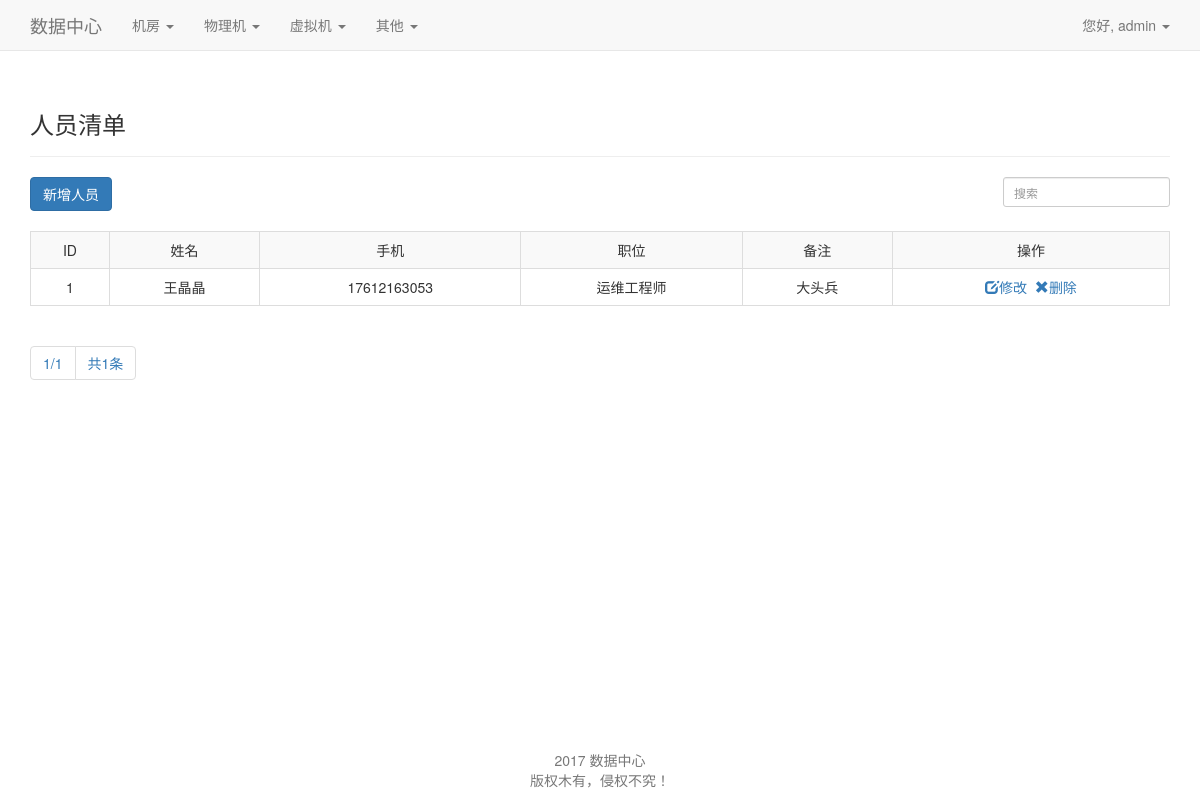
The app's page /people_items/ (signed in) with its own data.
### yto_cmdb/models.py (models this page shows, shortened)
class people(models.Model):
    people_name=models.CharField(max_length=200)
    phone = models.CharField(max_length=200)
    zhiwei = models.CharField(max_length=200)
    other=models.CharField(max_length=200)
    date_added = models.DateTimeField(auto_now_add=True)

### yto_cmdb/views.py (the view)
# urls.py: url(r'^people_items/$',views.people_list,name='people_items'),
@permission_required('yto_cmdb.delete_people', 'yto_cmdb.add_people','yto_cmdb.change_people')
@login_required()
def people_list(request):
    cmdb_list = people.objects.all().order_by('date_added')
    nums = len(cmdb_list)
    paginator = Paginator(cmdb_list, 10)
    page = request.GET.get('page')
    try:
        content = paginator.page(page)
    except PageNotAnInteger:
        content = paginator.page(1)
    except EmptyPage:
        content = paginator.page(paginator.num_pages)
    contents = {'topics': content, 'nums': nums}
    return render(request, 'yto_cmdb/people/items.html', contents)

### yto_cmdb/templates/yto_cmdb/people/items.html (shortened to what this page needs)
{% extends "yto_cmdb/base.html" %}
{% load bootstrap3 %}
{% block header %}
    <h3>人员清单</h3>
{% endblock %}
{% block content %}
    <form method="get" action="{% url 'yto_cmdb:people_search' %}" class="form-inline">
        <div class="form-group">
            <input value="新增人员" type="button" class="btn btn-primary"
                   onclick="location.href='{% url "yto_cmdb:people_new" %}'"/>
        </div>
        <div class="form-group-sm" style="float: right">
            <input type="text" name="keyword" class="form-control" placeholder="搜索" required>
        </div>
    </form>
    <br>
    <div class="table-responsive">
        <table class="table table-striped table-bordered table-hover table-responsive ">
            <tr>
                <td style="text-align:center">ID</td>
                <td style="text-align:center">姓名</td>
                <td style="text-align:center">手机</td>
                <td style="text-align:center">职位</td>
                <td style="text-align:center">备注</td>
                <td style="text-align:center" >操作</td>
            </tr>
            {% for topic in topics %}
                <tr>
                    <td style="text-align:center">{{ topic.id }}</td>
                    <td style="text-align:center">{{ topic.people_name }}</td>
                    <td style="text-align:center">{{ topic.phone }}</td>
                    <td style="text-align:center">{{ topic.zhiwei }}</td>
                    <td style="text-align:center">{{ topic.other }}</td>
                    <td style="text-align:center"><a href="{% url 'yto_cmdb:people_edit' topic.id %}"><span
                            class="glyphicon glyphicon-edit"></span>修改</a>&nbsp;
                    <a href="javascript:if(confirm('删除本条目会自动删除与其相关联的所有记录，确实要删除吗?'))location='{% url "yto_cmdb:people_delete" topic.id %}'"><span
                            class="glyphicon glyphicon-remove"></span>删除</a></td>
                </tr>
            {% endfor %}
        </table>
    </div>
    <nav aria-label="Page navigation">
        <ul class="pagination">
            {% if topics.number %}
                <li><span aria-hidden="true">{{ topics.number }}/{{ topics.paginator.num_pages }}</span></li>
                <li><span aria-hidden="true">共{{ nums }}条</span></li>
            {% endif %}
        </ul>
    </nav>
{% endblock %}

### yto_cmdb/templates/yto_cmdb/base.html (shortened to what this page needs)
{% load bootstrap3 %}
<!DOCTYPE html>
<html lang="en">
<head>
    {% bootstrap_css %}
</head>
<body>
<nav class="navbar navbar-default navbar-static-top">
    <div class="container">
        <div class="navbar-header">
            <a class="navbar-brand" href="{% url 'yto_cmdb:index' %}">数据中心</a>
        </div>
        <div id="navbar" class="navbar-collapse collapse">
            {% if perms.yto_cmdb %}
                <ul class="nav navbar-nav">
                <li class="dropdown">
                    <a href="#" class="dropdown-toggle" data-toggle="dropdown">
                        机房
                        <b class="caret"></b>
                    </a>
                </li>
                <li class="dropdown">
                    <a href="#" class="dropdown-toggle" data-toggle="dropdown">
                        物理机
                        <b class="caret"></b>
                    </a>
                </li>
                <li class="dropdown">
                    <a href="#" class="dropdown-toggle" data-toggle="dropdown">
                        虚拟机
                        <b class="caret"></b>
                    </a>
                </li>
                <li class="dropdown">
                    <a href="#" class="dropdown-toggle" data-toggle="dropdown">
                        其他
                        <b class="caret"></b>
                    </a>
                </li>
            {% endif %}
            </ul>
            <ul class="nav navbar-nav navbar-right ">
                {% if user.is_authenticated %}
                    <li class="dropdown">
                        <a href="#" class="dropdown-toggle" data-toggle="dropdown">
                            您好, {{ user.username }}
                            <b class="caret"></b>
                        </a>
                    </li>
                {% else %}
                    <li><a href="{% url 'users:register' %}">注册</a></li>
                    <li><a href="{% url 'users:login' %}">登陆</a></li> {% endif %}
            </ul>
        </div>
    </div>
</nav>
<div class="container">
    <div class="page-header">
        {% block header %}{% endblock header %}
    </div>
    <div>
        {% block content %}{% endblock content %}
    </div>
</div>
<div id="footer" class="container">
    <nav class="navbar navbar-fixed-bottom">
        <p class="text-muted credit" align="center">
            2017 数据中心<br>
            版权木有，侵权不究！
        </p>
    </nav>
</div>
</body>
</html>

### yto_cmdb/templates/yto_cmdb/people/items.html (style rules this page uses)
td { white-space: nowrap; }

### records on screen
people: id "1", people_name "王晶晶", phone "17612163053", zhiwei "运维工程师", other "大头兵"

### other values on screen
{{ user.username }} "admin"
{{ topics.number }} "1"
{{ topics.paginator.num_pages }} "1"
{{ nums }} "1"
